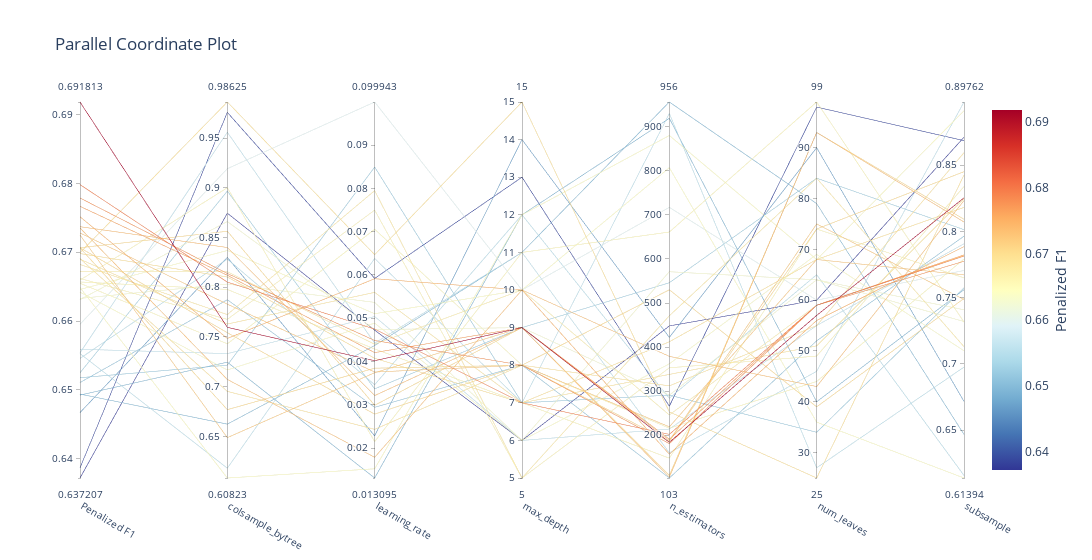

Here is the notebook cell this chart was saved with:
### Markdown cell above
##### 4.3.1 F1 as Tune Metric

### Code cell
best_lgb_f1 = MLPipeline.tune(X_train_full, y_train_full, 
                          algorithm=lgb.LGBMClassifier, 
                          tune_metric='f1',
                          preprocessor=PreProcessor(
                              target_encode_cols=encoding_recommendations["target_encode_cols"],
                          ),
                          param_ranges=lgb_param_ranges,  
                          beta=1,
                          max_evals=100,
                          early_stopping=20,  
                          verbose=-1,
                          cv=3,
                          cv_variance_penalty=0.3,
                          log_best_model=False)
